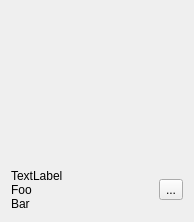
<?xml version="1.0" encoding="UTF-8"?>
<ui version="4.0">
 <class>PublishThumb</class>
 <widget class="QWidget" name="PublishThumb">
  <property name="geometry">
   <rect>
    <x>0</x>
    <y>0</y>
    <width>194</width>
    <height>222</height>
   </rect>
  </property>
  <property name="windowTitle">
   <string>Form</string>
  </property>
  <layout class="QVBoxLayout" name="verticalLayout">
   <item>
    <widget class="QLabel" name="label">
     <property name="sizePolicy">
      <sizepolicy hsizetype="Expanding" vsizetype="Expanding">
       <horstretch>0</horstretch>
       <verstretch>0</verstretch>
      </sizepolicy>
     </property>
     <property name="sizeIncrement">
      <size>
       <width>10</width>
       <height>10</height>
      </size>
     </property>
     <property name="baseSize">
      <size>
       <width>100</width>
       <height>100</height>
      </size>
     </property>
     <property name="text">
      <string/>
     </property>
     <property name="pixmap">
      <pixmap resource="resources.qrc">:/res/publish_loading.png</pixmap>
     </property>
     <property name="scaledContents">
      <bool>true</bool>
     </property>
    </widget>
   </item>
   <item>
    <layout class="QHBoxLayout" name="horizontalLayout">
     <item>
      <widget class="QLabel" name="label_2">
       <property name="text">
        <string>TextLabel
Foo
Bar</string>
       </property>
      </widget>
     </item>
     <item>
      <widget class="QToolButton" name="toolButton">
       <property name="text">
        <string>...</string>
       </property>
      </widget>
     </item>
    </layout>
   </item>
  </layout>
 </widget>
 <resources>
  <include location="resources.qrc"/>
 </resources>
 <connections/>
</ui>
